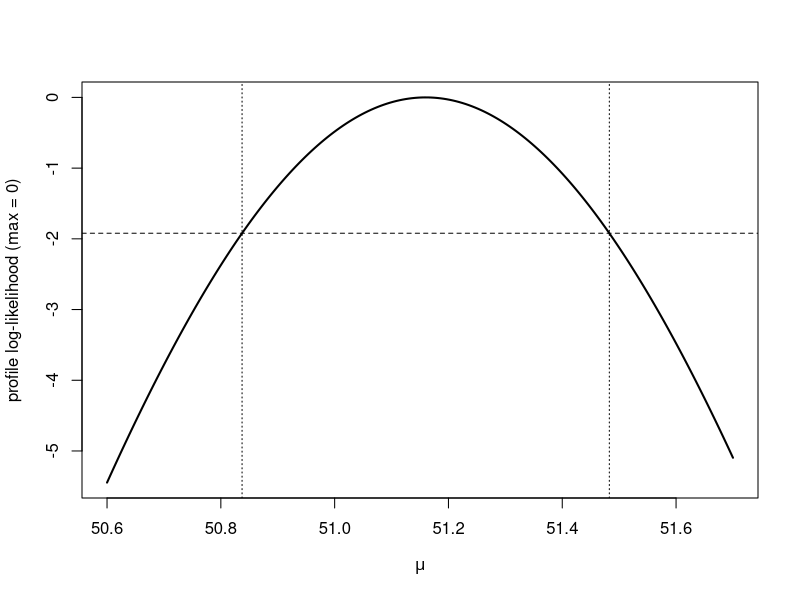

The R source for this figure:
# Session 3 — Wald, score and likelihood-ratio tests and intervals
# Statistical Modelling (BAM), IE University --- Prof. Dae-Jin Lee (daelee@faculty.ie.edu)
# Plain-script version of 03-wald-score-lr.Rmd (same code). Run from this folder.

# ---- 1. Binomial: 8 successes in 10 trials, H_0:theta=0.5 ------------------

n <- 10; y <- 8; theta0 <- 0.5
theta_hat <- y / n
loglik <- function(t) y * log(t) + (n - y) * log(1 - t)

W  <- (theta_hat - theta0)^2 / (theta_hat * (1 - theta_hat) / n)   # I(theta_hat) = n / (th (1 - th))
Sc <- (y - n * theta0)^2 / (n * theta0 * (1 - theta0))             # S(theta0)^2 / Ii(theta0)
LR <- 2 * (loglik(theta_hat) - loglik(theta0))

stats <- c(Wald = W, Score = Sc, LR = LR)
round(rbind(statistic = stats, p_value = pchisq(stats, df = 1, lower.tail = FALSE)), 4)

# ---- 2. Three 95% intervals for theta --------------------------------------

z <- qnorm(0.975)
se <- sqrt(theta_hat * (1 - theta_hat) / n)
wald <- theta_hat + c(-1, 1) * z * se

score_ci <- prop.test(y, n, correct = FALSE)$conf.int   # Wilson interval = inverted score test

cut <- qchisq(0.95, df = 1) / 2                         # 1.92
f <- function(t) loglik(t) - loglik(theta_hat) + cut    # zero at the interval ends
lr_ci <- c(uniroot(f, c(1e-8, theta_hat), tol = 1e-10)$root,
           uniroot(f, c(theta_hat, 1 - 1e-8), tol = 1e-10)$root)

round(rbind(Wald = wald, Score = as.numeric(score_ci), LR = lr_ci), 3)

# ---- 3. Exponential mean (aircondit): parametrisation matters for Wald, not for LR ---

data(aircondit, package = "boot")
yy <- aircondit$hours; nn <- length(yy)
mu_hat <- mean(yy)
ll <- function(mu) -nn * log(mu) - sum(yy) / mu

wald_mu    <- mu_hat + c(-1, 1) * z * mu_hat / sqrt(nn)          # Wald on mu
wald_logmu <- exp(log(mu_hat) + c(-1, 1) * z / sqrt(nn))         # Wald on log(mu), back-transformed
g <- function(mu) ll(mu) - ll(mu_hat) + cut
lr_mu <- c(uniroot(g, c(1, mu_hat), tol = 1e-10)$root, uniroot(g, c(mu_hat, 5000), tol = 1e-10)$root)
exact <- 2 * sum(yy) / qchisq(c(0.975, 0.025), df = 2 * nn)      # 2 sum(y) / mu ~ chi^2_{2n}

round(rbind(Wald_mu = wald_mu, Wald_logmu = wald_logmu, LR = lr_mu, Exact = exact), 1)

ll_rate <- function(l) ll(1 / l)
h <- function(l) ll_rate(l) - ll_rate(1 / mu_hat) + cut
lr_rate <- c(uniroot(h, c(1e-5, 1 / mu_hat), tol = 1e-10)$root, uniroot(h, c(1 / mu_hat, 1), tol = 1e-10)$root)
rbind(LR_rate = lr_rate, one_over_LR_mu = rev(1 / lr_mu))

# ---- 4. Profile likelihood for the mean of a normal (nhtemp) ---------------

data(nhtemp)
yt <- as.numeric(nhtemp); nt <- length(yt)
lp <- function(m) -nt / 2 * log(mean((yt - m)^2))       # constants dropped
m_hat <- mean(yt)
k <- function(m) lp(m) - lp(m_hat) + cut
profile_ci <- c(uniroot(k, c(m_hat - 3, m_hat), tol = 1e-10)$root, uniroot(k, c(m_hat, m_hat + 3), tol = 1e-10)$root)
s2_hat <- mean((yt - m_hat)^2)
rbind(profile_LR = profile_ci,
      Wald = m_hat + c(-1, 1) * z * sqrt(s2_hat / nt),
      t_interval = as.numeric(t.test(yt)$conf.int))

mm <- seq(50.6, 51.7, length.out = 200)
plot(mm, sapply(mm, lp) - lp(m_hat), type = "l", lwd = 2,
     xlab = expression(mu), ylab = "profile log-likelihood (max = 0)")
abline(h = -cut, lty = 2)
abline(v = profile_ci, lty = 3)
